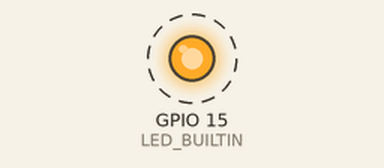
Simulated run of this sketch. Board: ESP32-S2. Shown: output pins drawn as LEDs (lit = HIGH). Dashed ring = blinking. What the sketch prints to the serial monitor is not drawn.

Above: at 1.5 s.
Timing chart, 0 to 5.6 s (numbered marks = the images above):
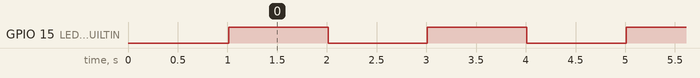

Measured:
- by itself, GPIO 15 (LED_BUILTIN): alternates HIGH for 1.0 s and LOW for 1.0 s

The sketch:

esp32_test.ino
```cpp
// ESP32-S2 Test Sketch
// This sketch will test basic functionality and identify the ESP32 variant

void setup() {
  Serial.begin(115200);
  delay(1000);

  Serial.println("=== ESP32 Detection Test ===");
  Serial.println();

  // Print chip information
  Serial.print("Chip Model: ");
  Serial.println(ESP.getChipModel());

  Serial.print("Chip Revision: ");
  Serial.println(ESP.getChipRevision());

  Serial.print("CPU Frequency: ");
  Serial.print(ESP.getCpuFreqMHz());
  Serial.println(" MHz");

  Serial.print("Flash Size: ");
  Serial.print(ESP.getFlashChipSize() / (1024 * 1024));
  Serial.println(" MB");

  Serial.print("Free Heap: ");
  Serial.print(ESP.getFreeHeap());
  Serial.println(" bytes");

  Serial.print("SDK Version: ");
  Serial.println(ESP.getSdkVersion());

  // Test built-in LED (if available)
  pinMode(LED_BUILTIN, OUTPUT);
  Serial.println();
  Serial.println("Built-in LED test starting...");
}

void loop() {
  // Blink built-in LED
  digitalWrite(LED_BUILTIN, HIGH);
  Serial.println("LED ON");
  delay(1000);

  digitalWrite(LED_BUILTIN, LOW);
  Serial.println("LED OFF");
  delay(1000);
}
```
